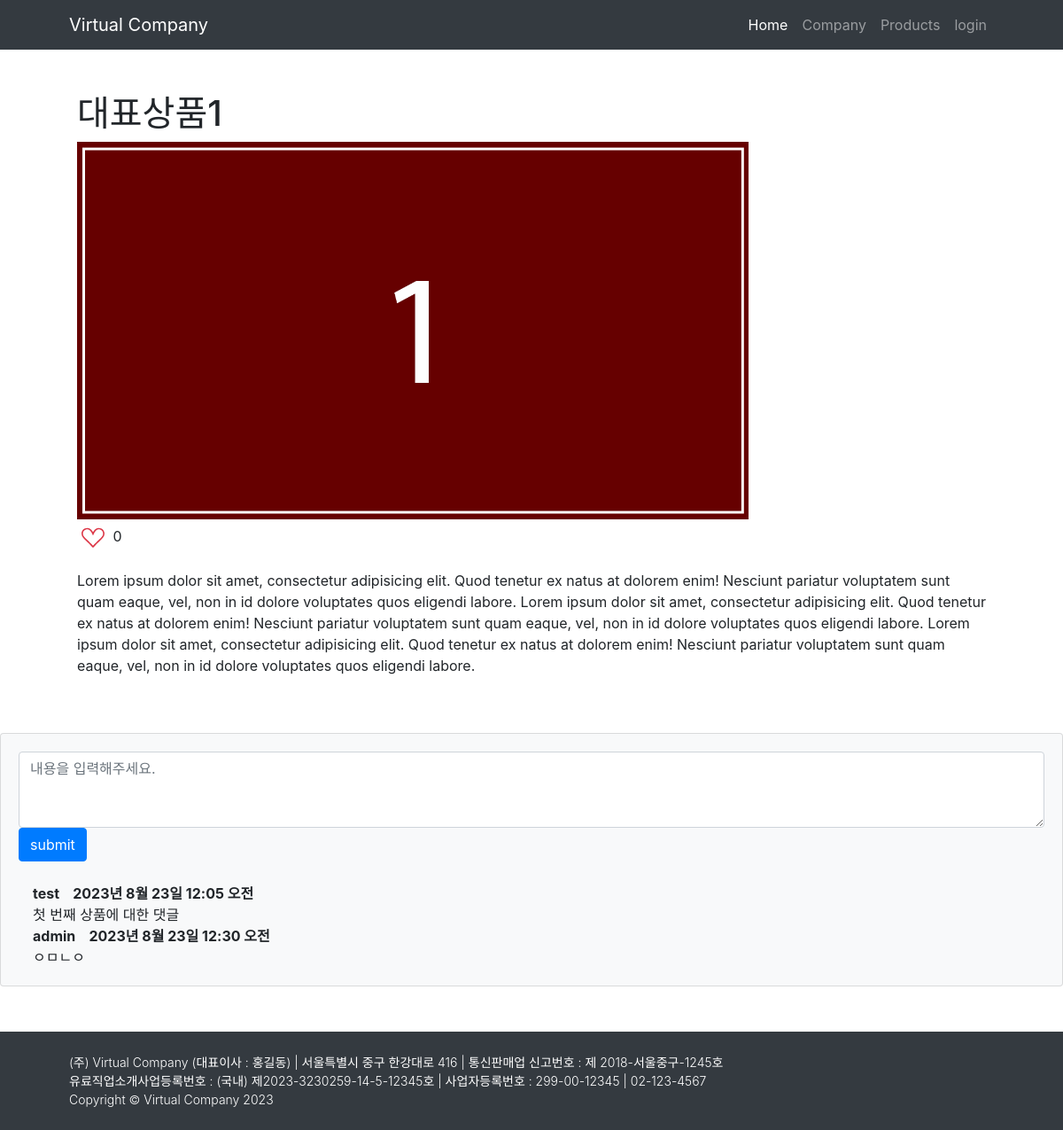
Before: /1/ with the older database file.
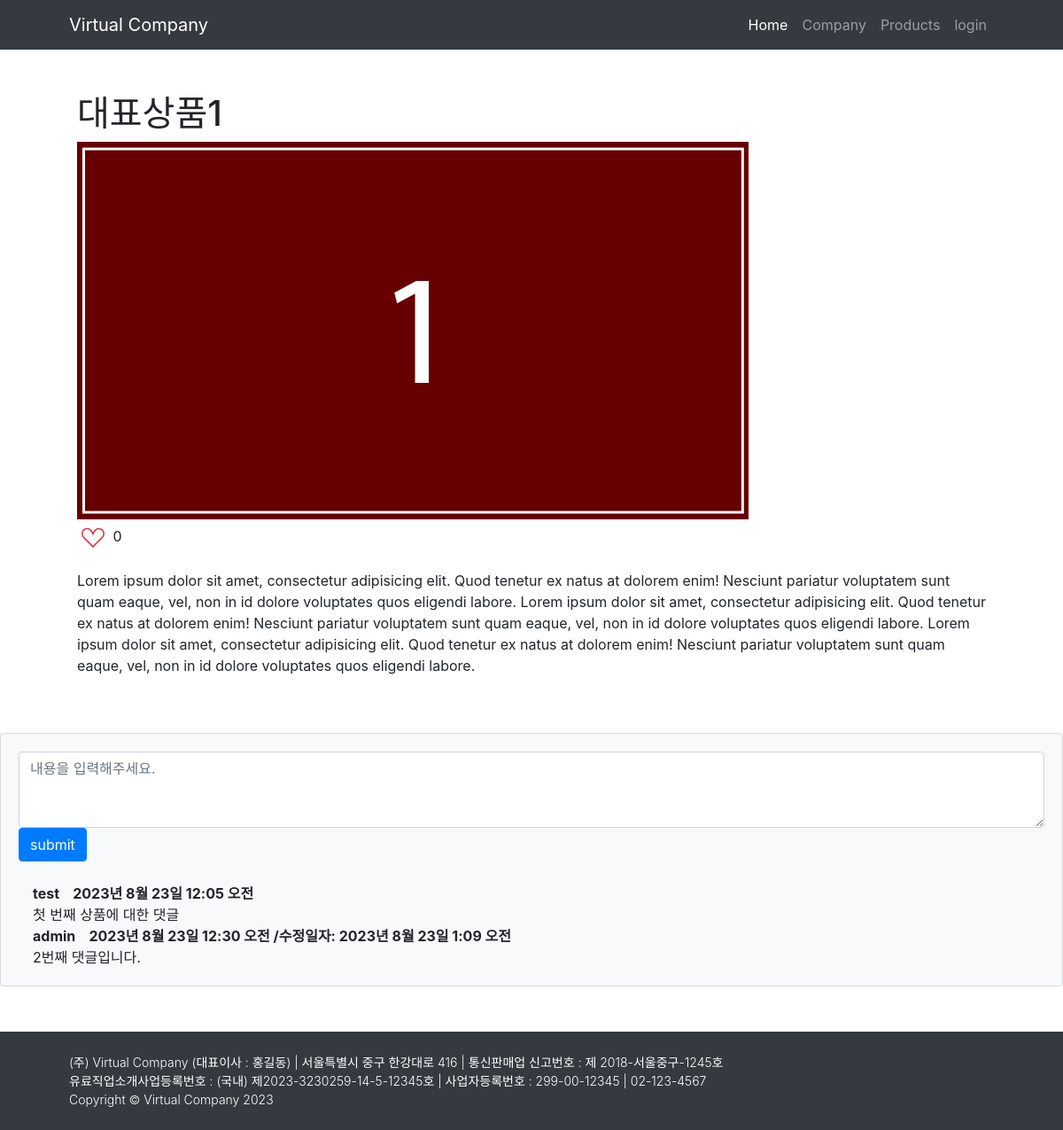
After: the same page with the newer database file.
### mysite/models.py (models this page shows)
class Comment(models.Model):
    author = models.ForeignKey(User, on_delete=models.CASCADE)
    content_list = models.ForeignKey(Product, on_delete=models.CASCADE)
    content = models.TextField()
    create_date = models.DateTimeField(auto_now_add=True)
    modify_date = models.DateTimeField(auto_now=True)

### mysite/views.py (the view)
# urls.py: path('<int:content_id>/', detail, name='detail'),
def detail(req, content_id):
    MainContent = Product.objects
    content_list = get_object_or_404(MainContent, pk=content_id)
    context = {'content_list': content_list}
    return render(req, 'mysite/content_detail.html', context)

### templates/mysite/content_detail.html (shortened to what this page needs)
{% extends 'base.html' %}
{% block content %}
<div class="container px-4 px-lg-5">
    <div class="row gx-4 gx-lg-5 align-items-center my-5">
        <h1>{{content_list.title}}</h1>
        <img src="{{ content_list.image.url }}" class="d-block w-75" alt="...">
        <p class="post-meta"  onclick="sendRequest({{ content_list.id }}, this)">
            {% if request.user in content_list.like.all %}
            <button class="btn btn-link text-danger px-1">
                <svg xmlns="http://www.w3.org/2000/svg" width="26" height="26" fill="currentColor"  viewBox="0 0 16 16">
                  <path d="M4 1c2.21 0 4 1.755 4 3.92C8 2.755 9.79 1 12 1s4 1.755 4 3.92c0 3.263-3.234 4.414-7.608 9.608a.513.513 0 0 1-.784 0C3.234 9.334 0 8.183 0 4.92 0 2.755 1.79 1 4 1z"/>
                </svg>
            </button> {{ content_list.like.count }}
            {% else %}
            <button class="btn btn-link text-danger px-1">
            </button> {{ content_list.like.count }}
            {% endif %}
        </p>
        <p>{{content_list.content}}</p>
    </div>
</div>
<section class="mb-5">
    <div class="card bg-light">
        <div class="card-body">
            <form method="post" class="mb-4" action="{% url 'comment_create' content_list.id %}">
                <textarea id="content" name="content" class="form-control" rows="3" placeholder="내용을 입력해주세요."></textarea>
                <button type="submit" class="btn btn-primary">submit</button>
            </form>
            {% for comment in content_list.comment_set.all %}
            <div class="d-flex">
                <div class="ms-3">
                    <div class="fw-bold">{{comment.author.username}} &nbsp&nbsp {{comment.create_date}}
                    {% if comment.create_date != comment.modify_date %}
                        /수정일자: {{ comment.modify_date }}
                    {% endif %}
                    </div>
                    {{comment.content}}
                </div>
            </div>
            {% endfor %}
        </div>
    </div>
</section>
{% endblock %}

Changed rows visible on the page:
changed Comment "2023년 8월 23일 12:30 오전": modify_date (not shown) → "2023년 8월 23일 1:09 오전"; content "ㅇㅁㄴㅇ" → "2번째 댓글입니다."
